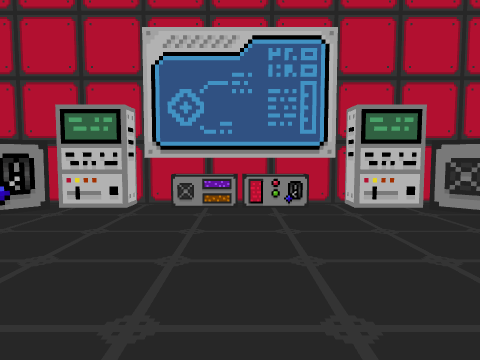
View 1 (above)

24 first-person views from a walk through a 3-D level made in the Unity game engine. The camera is 1.4 m above the floor, tilts 4° down and sees 70° across. The floor is counted in squares, 1.8 m on a side. Each view is taken from the middle of a square. On the plan, view 1 faces up. The plan holds only what a view shows up to about 11 squares ahead; the rest is blank. The player is left out. Door leaves are left out, so doorways stand open.

View 2
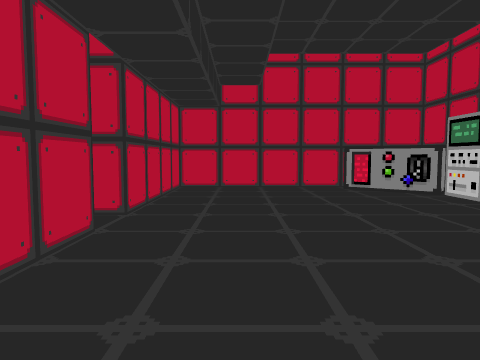

View 3
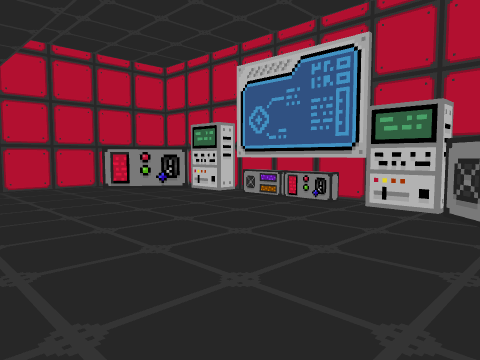

View 4
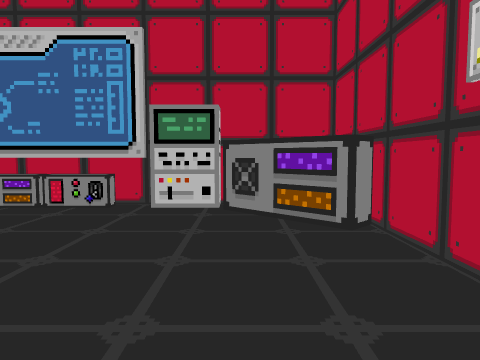

View 5
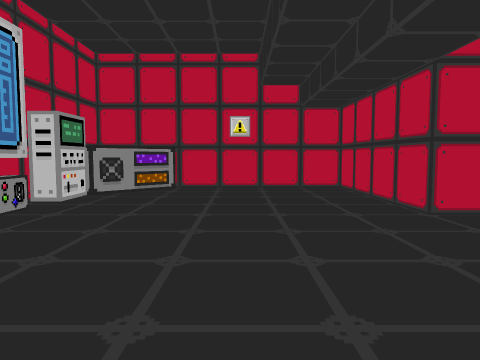

View 6
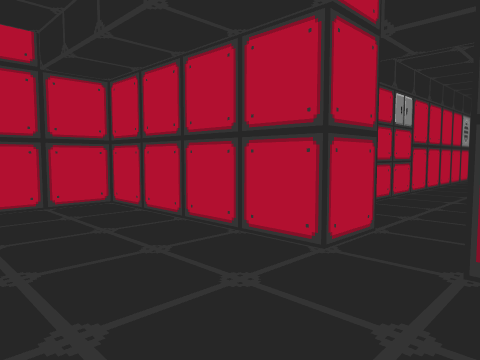

View 7
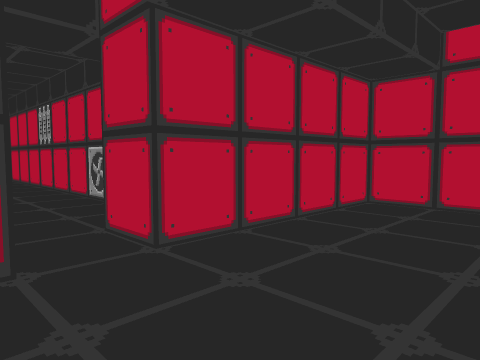

View 8
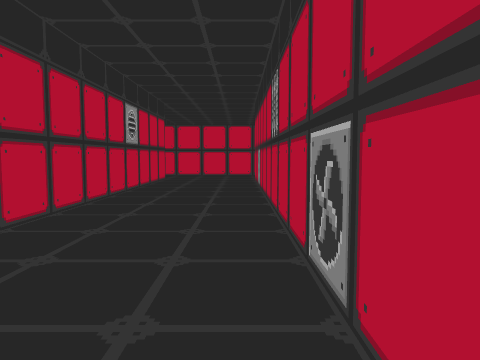

View 9
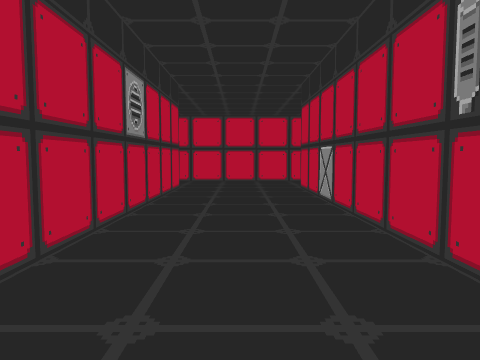

View 10
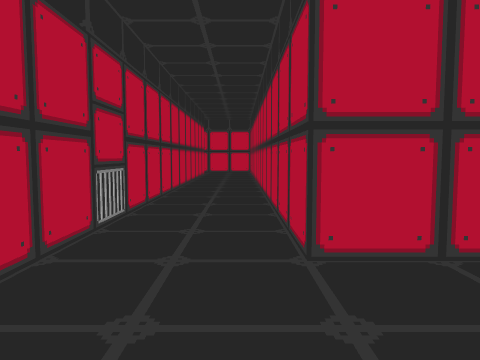

View 11
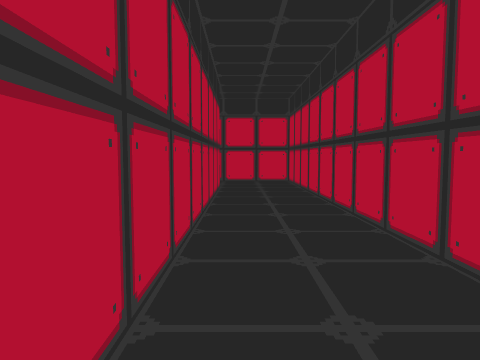

View 12
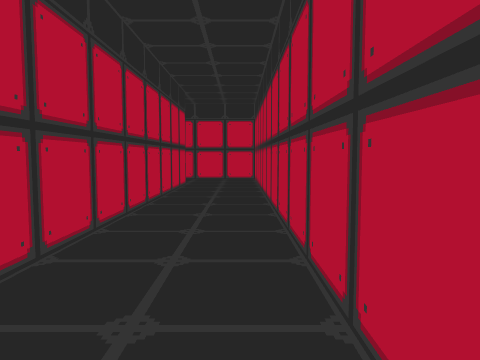

View 13
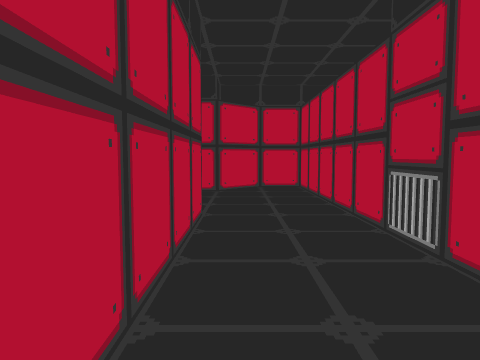

View 14
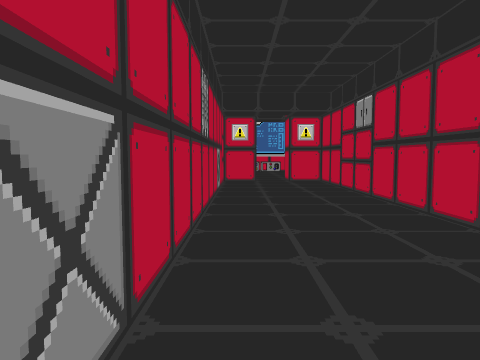

View 15
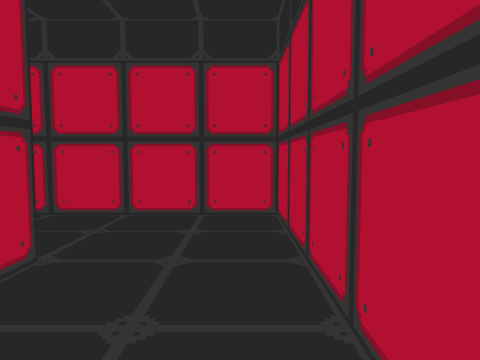

View 16
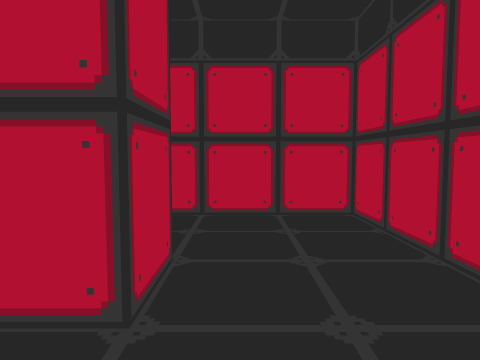

View 17
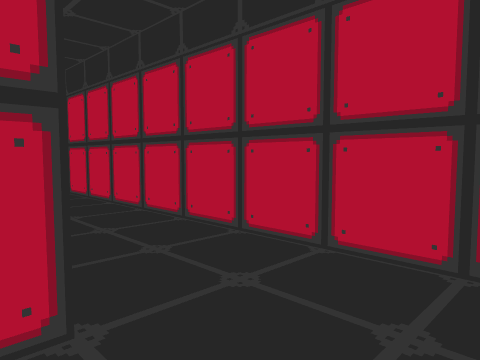

View 18
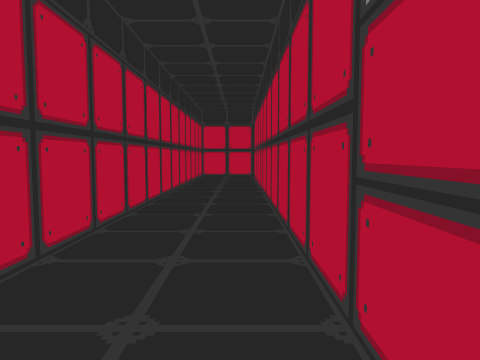

View 19
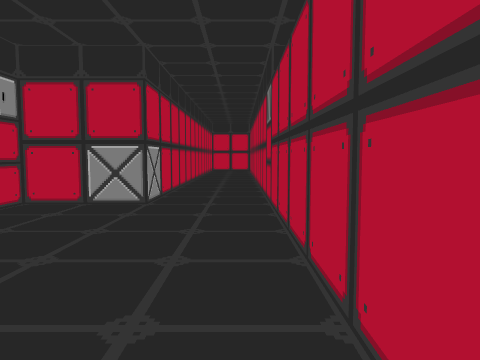

View 20
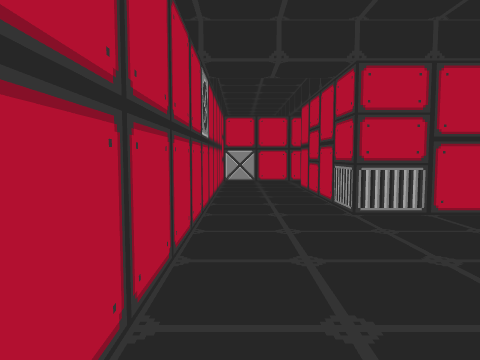

View 21
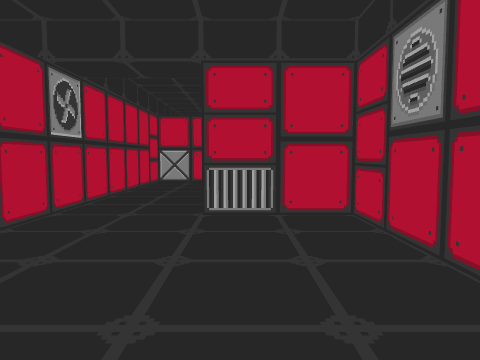

View 22
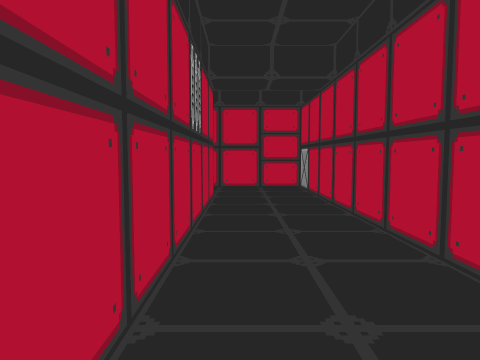

View 23
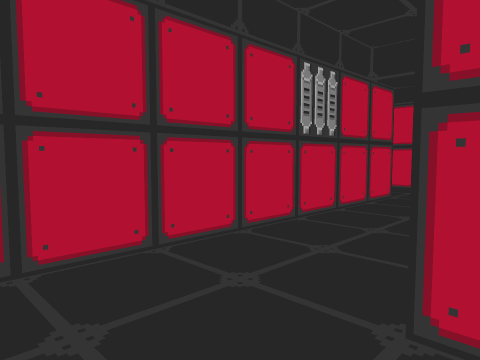

View 24
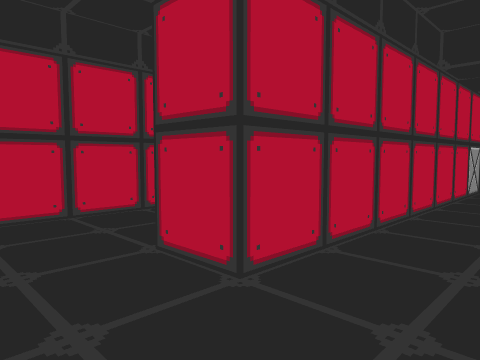

### Floor plan
Points are (right, up) in squares from view 1. A wall is a line through its corners. A room is listed if a view was taken in it or the views show most of it. See-through windows are left out.
Room 1 (views 1, 2, 3, 4, 5, 6, 7)
walls: (1.8, 5.5) (-1.8, 5.5); (0.5, -0.5) (4.5, -0.5) (4.5, 3.9); (-2.9, 5.5) (-3.5, 5.5); (3.1, 5.5) (2.6, 5.5); (-4.5, 3.8) (-4.5, -0.5) (-0.5, -0.5)
ways out: open door at (0, -1) to room 2
objects: machine (-4, 4) to (-3, 5); computer (-2, 5); machine (-1, 5); machine (0, 5) to (1, 5); computer (2, 5); machine (3, 4) to (4, 5)
Room 2 (views 8, 9, 10, 11, 12, 13, 14, 15, 16, 17)
walls: (-0.5, -1.5) (-1.5, -1.5) (-1.5, -13.5) (-15.5, -13.5) (-15.5, -16.5); (-13.5, -16.6) (-13.5, -15.5) (2.5, -15.5) (2.5, -14.5) (1.5, -13.5) (1.5, -1.5) (0.5, -1.5)
ways out: open door at (0, -1) to room 1; opening at (-14.5, -16) to room 3
Room 3 (views 18, 19, 20, 21, 22)
walls: (0, -20.5) (2.5, -20.5) (2.5, -18.5) (6.5, -18.5) (6.5, -24.6); (8.5, -23) (8.5, -16.5) (-12.8, -16.5); (-15.5, -16.5) (-15.5, -18.5) (-2.5, -18.5) (-2.5, -20.5) (-1.9, -20.5)
ways out: opening at (-14.5, -16) to room 2; opening at (9, -24.5) to room 4
Room 4 (views 23, 24)
walls: (9.5, -16.5) (9.5, -23.5) (8.5, -23.5)
ways out: opening at (9, -24.5) to room 3

Positions as (right, up) in squares from view 1, and headings:
1: (0, 0), facing up
2: (4, 1), facing left
3: (4, 0), facing up-left
4: (3, 0), facing up
5: (-4, 2), facing right
6: (-1, 2), facing down-right
7: (1, 2), facing down-left
8: (-1, -2), facing down
9: (0, -5), facing down
10: (1, -14), facing left
11: (-5, -15), facing left
12: (-4, -14), facing left
13: (-6, -14), facing right
14: (-1, -12), facing up
15: (-11, -14), facing left
16: (-14, -14), facing down
17: (-15, -16), facing down-right
18: (-2, -17), facing left
19: (3, -17), facing left
20: (-2, -17), facing right
21: (-2, -19), facing right
22: (7, -25), facing up
23: (9, -25), facing up-left
24: (11, -25), facing up-left
